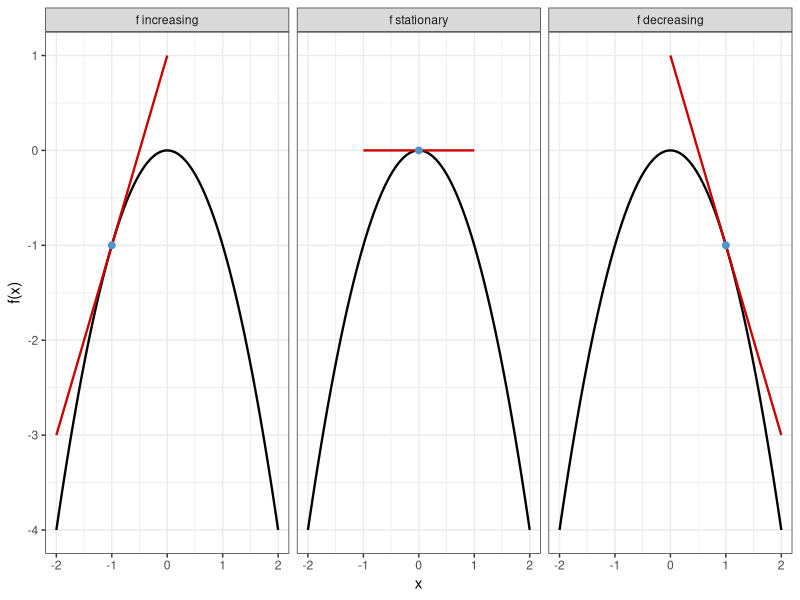
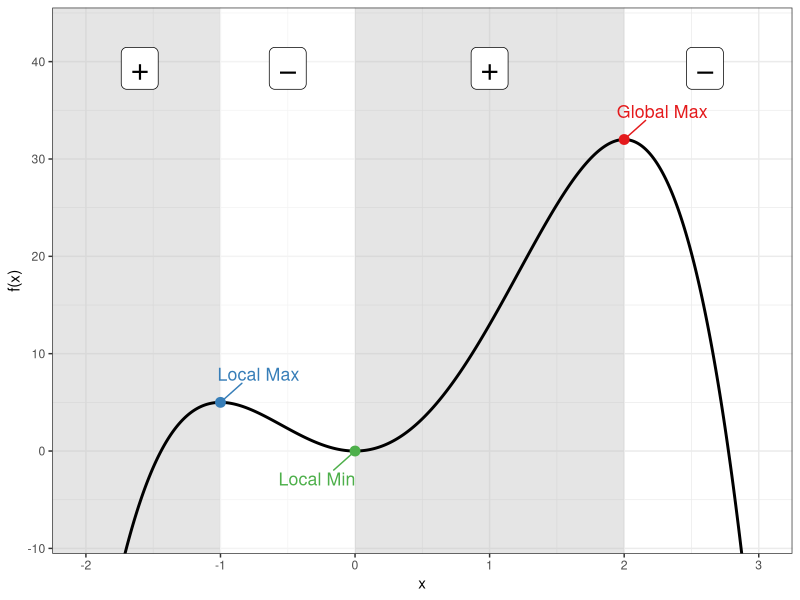
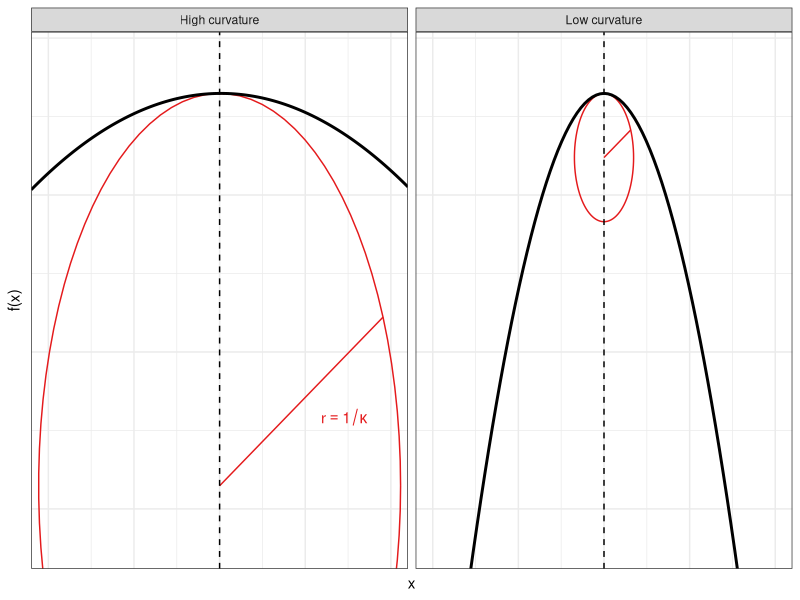

R code for these plots, in order:
## ---- chunk 1
#| fig-height: 2.8
#| fig-width: 7
#| out-width: 100%
library(tidyverse)

f <- function(x) -x^2
f_prime <- function(x) -2*x
x_pts <- c(-1, 0, 1)
fty <- factor(c("f increasing", "f stationary", "f decreasing"),
                levels = c("f increasing", "f stationary", "f decreasing"))

curve_df <- tibble(x = seq(-2, 2, length.out = 200), y = f(x))

tangent_df <- lapply(x_pts, function(a) {
  tibble(x = seq(a - 1, a + 1, length.out = 100),
         y = f_prime(a) * x + f(a) - f_prime(a) * a,
         x0 = a,
         type = fty[match(a, x_pts)])
}) |> bind_rows()

point_df <- tibble(x = x_pts, y = f(x_pts), type = fty)

ggplot() +
  geom_line(data = curve_df, aes(x, y), color = "black", linewidth = 0.8) +
  geom_line(data = tangent_df, aes(x, y), color = "red3", linewidth = 0.8) +
  geom_point(data = point_df, aes(x, y), color = "steelblue3", size = 2) +
  facet_wrap(~ type) +
  labs(x = "x", y = "f(x)") +
  theme_bw()
## ---- chunk 2
#| fig-height: 4.1
#| fig-width: 7
#| out-width: 100%
library(ggrepel)

f <- function(x) -3 * x ^ 4 + 4 * x ^ 3 + 12 * x ^ 2#-x^4 + 2*x^3 + 3*x^2 - 2*x
x_crit <- c(-1, 0, 2)
df <- tibble(x = seq(-2, 3, length.out = 500)) %>%
  mutate(y = f(x))

critical_points <- tibble(
  x = x_crit,
  label = c("Local Max", "Local Min", "Global Max"),
  color = RColorBrewer::brewer.pal(3, "Set1")
) %>%
  mutate(y = f(x))

shade_df <- tibble(
  xmin = c(-Inf, x_crit[1], x_crit[2]),
  xmax = c(x_crit[1], x_crit[2], x_crit[3]),
  fill = rep(c("grey75", "white"), length.out = 3)
)

pm_df <- tibble(
  x = ((c(-2.2, x_crit, 3.2) + c(x_crit, 3.2, 0)) / 2)[1:4],
  y = 35
)

ggplot(df, aes(x, y)) +
  geom_rect(data = shade_df, aes(xmin = xmin, xmax = xmax, ymin = -Inf, 
                                 ymax = Inf, fill = fill), 
            inherit.aes = FALSE, alpha = 0.4) +  
  scale_fill_identity() +
  geom_label(data = pm_df, aes(x, y, label = c("+", "−", "+", "−")),
            size = 8, color = "black", vjust = -0.5) +
  geom_line(color = "black", size = 1) +
  geom_point(data = critical_points, aes(x, y, color = label), size = 3,
             show.legend = FALSE) +
  geom_text_repel(
    data = critical_points, 
    aes(x, y, label = label, color = label), 
    size = 4.5, 
    seed = 4, 
    #nudge_y = 0.5,
    box.padding = 1, 
    point.padding = 0.4, 
    show.legend = FALSE
  ) +
  scale_colour_brewer(palette = "Set1") +
  coord_cartesian(ylim = c(-8, 43)) +
  labs(x = "x", y = "f(x)") +
  theme_bw()
## ---- chunk 3
#| fig-width: 7
#| fig-height: 3
#| out-width: 100%
set.seed(123)
n1 <- 5
n2 <- 500
nratio <- sqrt(n2 / n1)
m <- 100
B <- 200
mu <- c(seq(5.8, 10.2, length = m - 1), 8)
res <- matrix(NA, nrow = m, ncol = B) 
score_vec1 <- score_vec2 <- mean_vec2 <- mean_vec1 <- rep(NA, B)

# Small FI
for (j in 1:B) {
  X <- rnorm(n1, mean = 8, sd = 1)
  ll <- rep(NA, length(mu))
  for (i in seq_along(ll)) 
    ll[i] <- sum(dnorm(X, mean = mu[i], sd = 1, log = TRUE)) 
  res[, j] <- ll
  mean_vec1[j] <- mean(X)
  score_vec1[j] <- sum(X - 8)
}
colnames(res) <- 1:B
res1 <-
  as_tibble(nratio * res) %>%
  mutate(mu = mu,
         mean = apply(nratio * res, 1, mean),
         n = n1) 

# Big FI
for (j in 1:B) {
  X <- rnorm(n2, mean = 8, sd = 1)
  ll <- rep(NA, length(mu))
  for (i in seq_along(ll)) 
    ll[i] <- sum(dnorm(X, mean = mu[i], sd = 1, log = TRUE)) 
  res[, j] <- ll
  mean_vec2[j] <- mean(X)
  score_vec2[j] <- sum(X - 8)
}
colnames(res) <- 1:B
res2 <-
  as_tibble(res) %>%
  mutate(mu = mu,
         mean = apply(res, 1, mean),
         n = n2) 

res <- bind_rows(res1, res2) %>%
  pivot_longer(`1`:`B`)

tmp <- res %>% filter(mu == 8) %>% summarise(mean = unique(mean)) %>% unlist()
diff <- max(tmp) - min(tmp)

res <-
  res |>
  mutate(
    value = case_when(
      n == n2 ~ value + diff,
      TRUE ~ value 
    ),
    mean = case_when(
      n == n2 ~ mean + diff,
      TRUE ~ mean
    ),
    n = factor(n, labels = c("High curvature", "Low curvature"))
  )

ymax <- max(res$value) + 0.25 * abs(max(res$value))
ymin <- min(res$value)

r1 <- 5 * sd(mean_vec1)
r2 <- 8 * sd(mean_vec2)

circle <- tibble(
  n = factor(1:2, labels = c("High curvature", "Low curvature")),  
  xc = c(8, 8),
  a = c(r1, r2),
  b = 500 * c(1, 1 * r2 / r1),
  yc = tmp[1] - b,
  phi = c(0, 0)
) %>% 
  expand_grid(t = seq(0, 2 * pi, length = 100)) %>%
  mutate(x = xc + a * cos(t) * cos(phi) - b * sin(t) * sin(phi),
         y = yc + a * cos(t) * sin(phi) + b * sin(t) * cos(phi))

circle_text <- 
  filter(circle, t > 0.39 & t < 0.45) %>%
  mutate(a2 = xc + a, label = c("r == 1 / kappa", NA))

my_cols <- RColorBrewer::brewer.pal(3, "Set1")
res |>
  group_by(mu, n) |>
  summarise(mean = mean(mean)) |>
  ggplot(aes(mu, value)) +
  geom_path(data = circle, aes(x, y), col = my_cols[1]) +
  geom_line(aes(y = mean), col = "black", size = 1) +
  geom_segment(data = circle_text, aes(xc, yc, xend = x, yend = y), col = my_cols[1]) +
  geom_text(data = circle_text, aes((xc + x) / 2 + 0.5, (yc + y) / 2 - 20, label = label), 
            parse = TRUE, col = my_cols[1]) +
  geom_vline(xintercept = 8, linetype = "dashed") +
  theme(legend.position = "none",
        axis.text.y = element_blank(), axis.ticks.y = element_blank()) +
  labs(y = "f(x)", x = "x") +
  coord_cartesian(ylim = c(ymin + 800, ymax), xlim = c(6, 10)) +
  facet_grid(. ~ n) +
  theme_bw() + 
  theme(axis.text = element_blank(), axis.ticks = element_blank()) 
